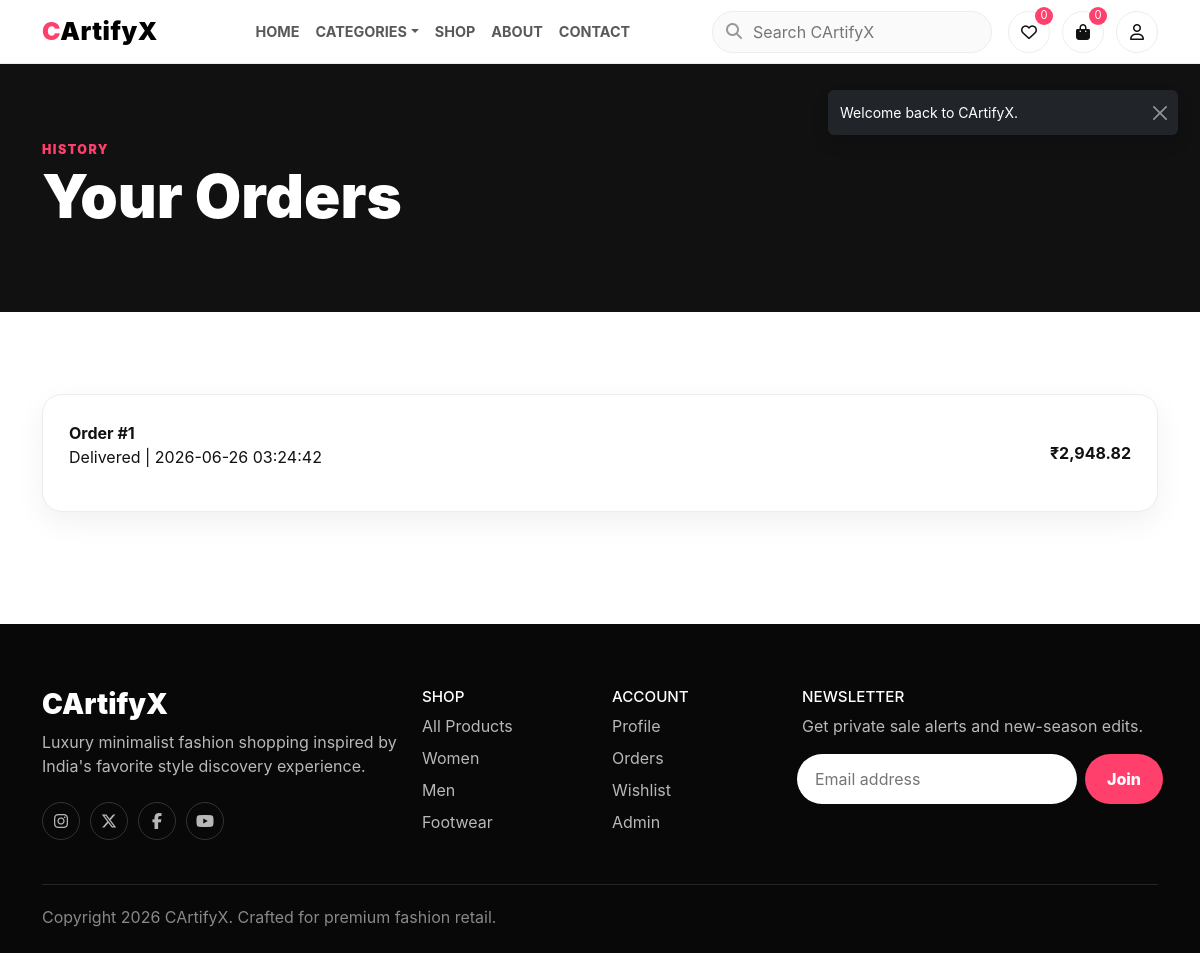
Screenshot of /orders.php (signed in) with the database file from the repository.
### tables this page shows
CREATE TABLE orders (
  id INT AUTO_INCREMENT PRIMARY KEY,
  user_id INT NOT NULL,
  address_id INT,
  subtotal DECIMAL(10,2) NOT NULL,
  gst DECIMAL(10,2) NOT NULL,
  shipping DECIMAL(10,2) NOT NULL,
  total DECIMAL(10,2) NOT NULL,
  payment_method VARCHAR(60) NOT NULL,
  status VARCHAR(40) DEFAULT 'Placed',
  created_at TIMESTAMP DEFAULT CURRENT_TIMESTAMP,
  CONSTRAINT fk_orders_user FOREIGN KEY (user_id) REFERENCES users(id) ON DELETE CASCADE,
  CONSTRAINT fk_orders_address FOREIGN KEY (address_id) REFERENCES addresses(id) ON DELETE SET NULL
);

### includes/config.php (called while the page is built, shortened)
<?php
try {
    $pdo = new PDO(
        'mysql:host=' . DB_HOST . ';dbname=' . DB_NAME . ';charset=utf8mb4',
        DB_USER,
        DB_PASS,
        [
            PDO::ATTR_ERRMODE => PDO::ERRMODE_EXCEPTION,
            PDO::ATTR_DEFAULT_FETCH_MODE => PDO::FETCH_ASSOC,
            PDO::ATTR_EMULATE_PREPARES => false,
        ]
    );
} catch (PDOException $e) {
    $pdo = null;
}
function db(): ?PDO
{
    global $pdo;
    return $pdo;
}

### includes/functions.php (called while the page is built, shortened)
<?php
require_once __DIR__ . '/config.php';
function e($value): string
{
    return htmlspecialchars((string)$value, ENT_QUOTES, 'UTF-8');
}
function money_inr($amount): string
{
    $amount = (float)$amount;
    $formatted = number_format($amount, 2, '.', '');
    [$integer, $decimal] = explode('.', $formatted);
    $last3 = substr($integer, -3);
    $rest = substr($integer, 0, -3);
    if ($rest !== '') {
        $last3 = ',' . $last3;
        $rest = preg_replace('/\B(?=(\d{2})+(?!\d))/', ',', $rest);
    }
    $value = $rest . $last3;
    return '&#8377;' . ($decimal === '00' ? $value : $value . '.' . $decimal);
}
    ?>

### orders.php (the view, shortened to what this page needs)
<?php
require_once __DIR__ . '/includes/functions.php';
include __DIR__ . '/includes/header.php';
$orders = [];
if (db()) {
    $stmt = db()->prepare('SELECT * FROM orders WHERE user_id = ? ORDER BY id DESC');
    $stmt->execute([$_SESSION['user_id']]);
    $orders = $stmt->fetchAll();
}
?>
<section class="page-hero compact"><div class="container"><span class="eyebrow">History</span><h1>Your Orders</h1></div></section>
<section class="section-pad"><div class="container">
<?php foreach ($orders as $order): ?><div class="order-card"><div><strong>Order #<?= (int)$order['id'] ?></strong><p><?= e($order['status']) ?> | <?= e($order['created_at']) ?></p></div><strong><?= money_inr($order['total']) ?></strong></div><?php endforeach; ?>
</div></section>
<?php include __DIR__ . '/includes/footer.php'; ?>

### assets/css/style.css (style rules this page uses)
:root { --pink:#ff3f6c;--black:#111;--muted:#747474;--line:#ececec;--soft:#f7f7f8;--shadow:0 20px 45px rgba(17,17,17,.09);--radius:18px }
* { box-sizing:border-box }
html { scroll-behavior:smooth }
body { font-family:Inter,Segoe UI,Arial,sans-serif;color:var(--black);background:#fff;letter-spacing:0 }
.eyebrow { color:var(--pink);text-transform:uppercase;font-weight:900;font-size:.78rem;letter-spacing:.12em }
.section-pad { padding:82px 0 }
.page-hero { background:#111;color:#fff;padding:110px 0 }
.page-hero.compact { padding:72px 0 }
.page-hero h1 { font-weight:900;font-size:clamp(2.5rem,5vw,4.8rem) }
.auth-card,.form-panel,.summary-card,.profile-card,.info-tile,.order-card { background:#fff;border:1px solid var(--line);border-radius:20px;box-shadow:0 10px 30px rgba(17,17,17,.06);padding:26px }
.order-card { display:flex;justify-content:space-between;align-items:center;margin-bottom:12px }

### rows the page displays
orders: id "1", status "Delivered", created_at "2026-06-26 03:24:42", total "₹2,948.82"

### other values shown
wishlist_count() "0"
cart_count() "0"
$flash['message'] "Welcome back to CArtifyX."
